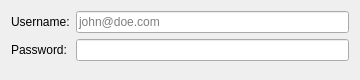
<?xml version="1.0" encoding="UTF-8"?>
<ui version="4.0">
 <class>SipeMainOptionsWidget</class>
 <widget class="QWidget" name="SipeMainOptionsWidget">
  <property name="geometry">
   <rect>
    <x>0</x>
    <y>0</y>
    <width>360</width>
    <height>80</height>
   </rect>
  </property>
  <property name="sizePolicy">
   <sizepolicy hsizetype="Preferred" vsizetype="Minimum">
    <horstretch>0</horstretch>
    <verstretch>0</verstretch>
   </sizepolicy>
  </property>
  <property name="windowTitle">
   <string>Account Preferences</string>
  </property>
  <layout class="QVBoxLayout" name="verticalLayout_2">
   <property name="sizeConstraint">
    <enum>QLayout::SetMinimumSize</enum>
   </property>
   <item>
    <layout class="QFormLayout" name="formLayout">
     <property name="sizeConstraint">
      <enum>QLayout::SetMinimumSize</enum>
     </property>
     <item row="0" column="0">
      <widget class="QLabel" name="accountLabel">
       <property name="text">
        <string>Username:</string>
       </property>
      </widget>
     </item>
     <item row="0" column="1">
      <widget class="QLineEdit" name="accountLineEdit">
       <property name="toolTip">
        <string>The Sipe username is your email address.</string>
       </property>
       <property name="text">
        <string/>
       </property>
       <property name="placeholderText">
        <string>john@doe.com</string>
       </property>
      </widget>
     </item>
     <item row="1" column="0">
      <widget class="QLabel" name="passwordLabel">
       <property name="text">
        <string>Password:</string>
       </property>
      </widget>
     </item>
     <item row="1" column="1">
      <widget class="QLineEdit" name="passwordLineEdit">
       <property name="echoMode">
        <enum>QLineEdit::Password</enum>
       </property>
      </widget>
     </item>
    </layout>
   </item>
  </layout>
 </widget>
 <resources/>
 <connections/>
</ui>
